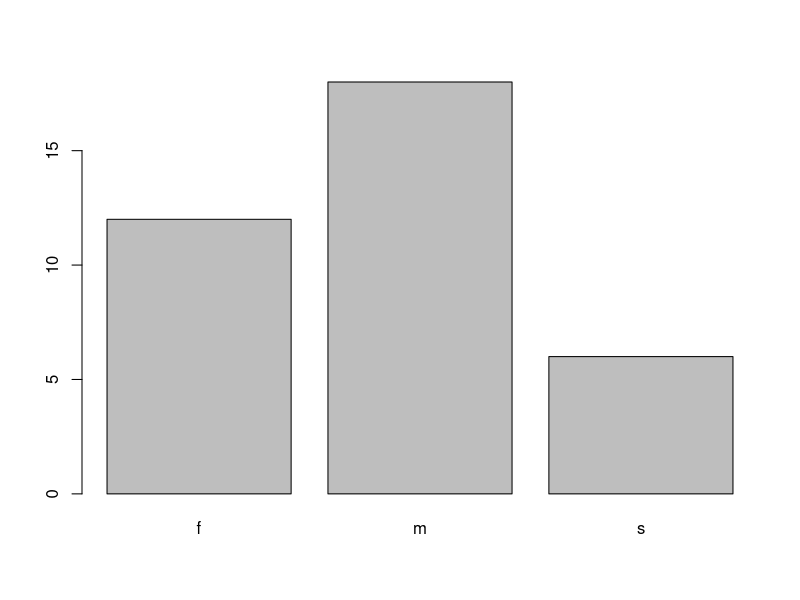
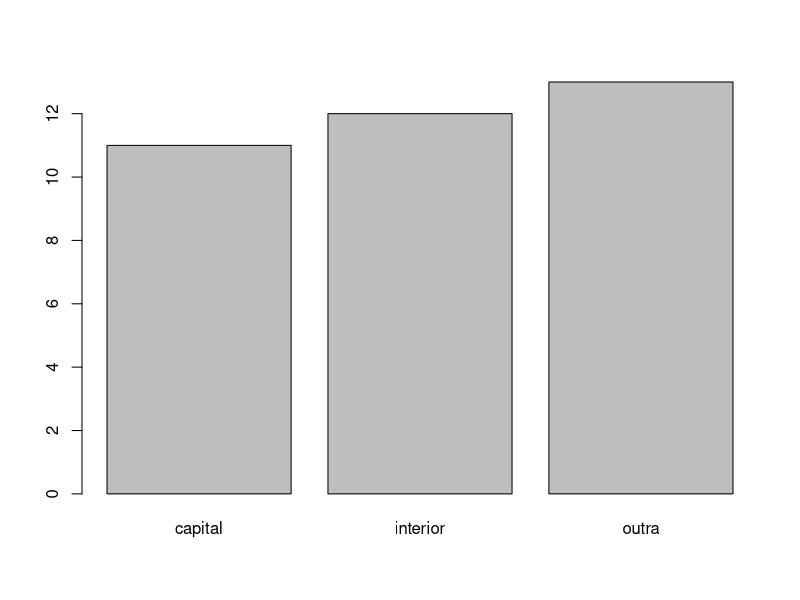
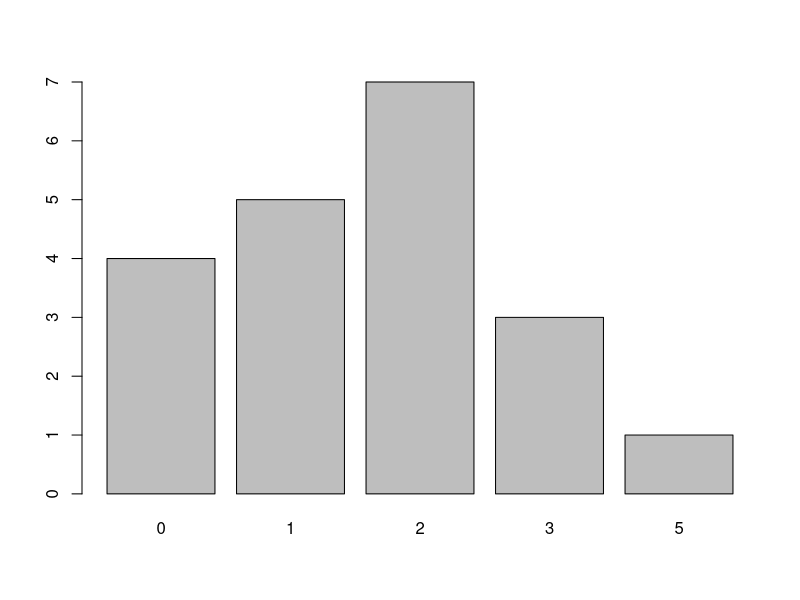
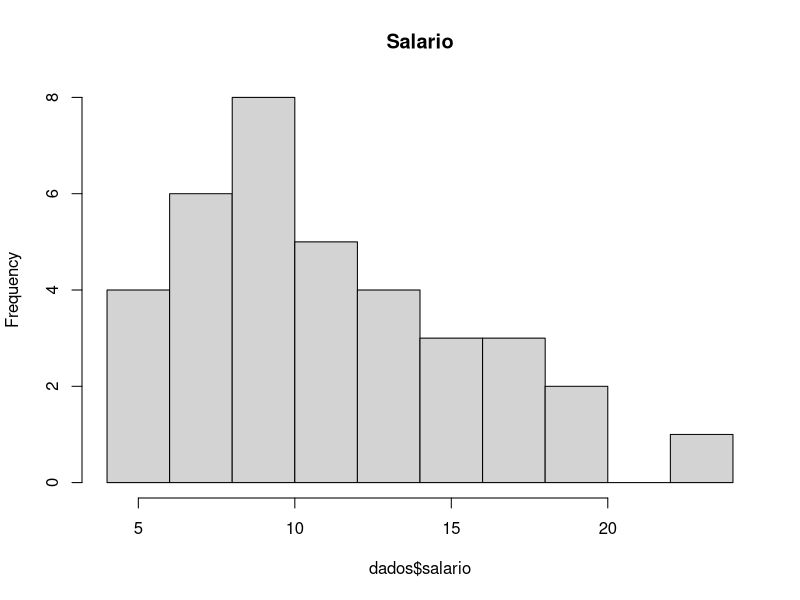
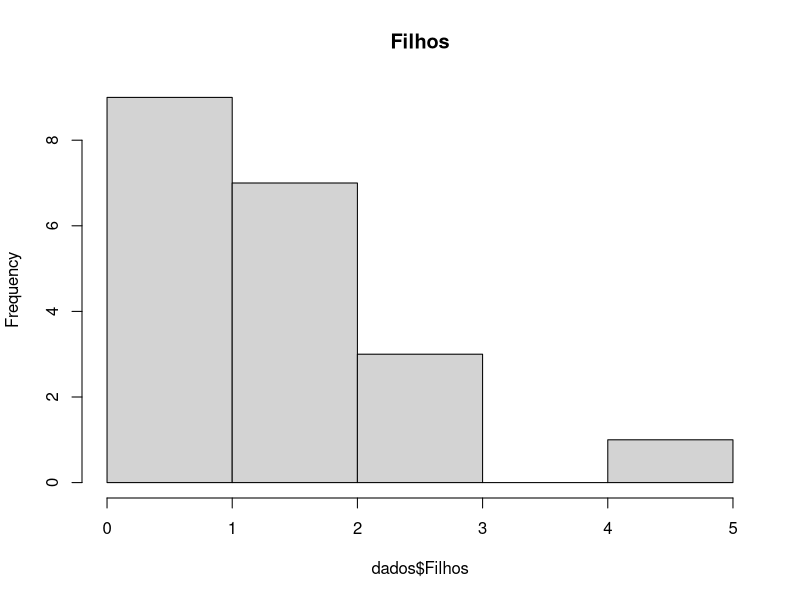
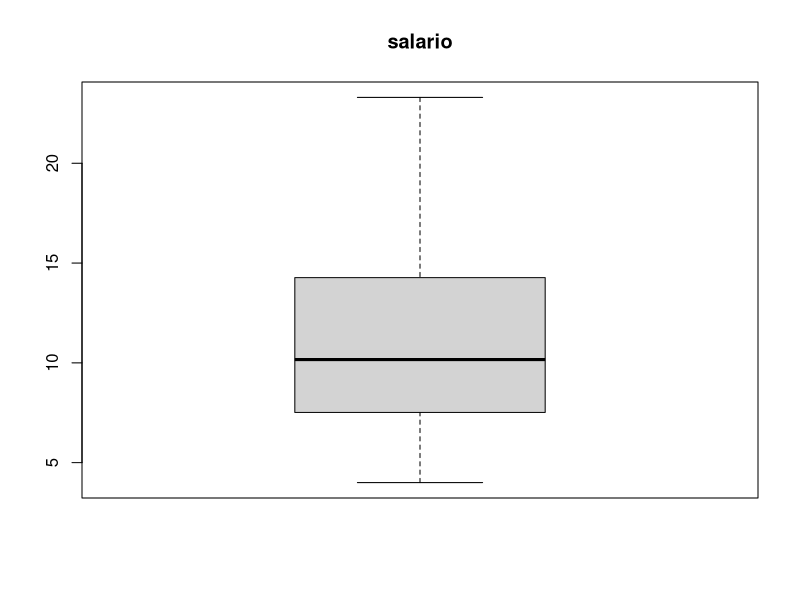
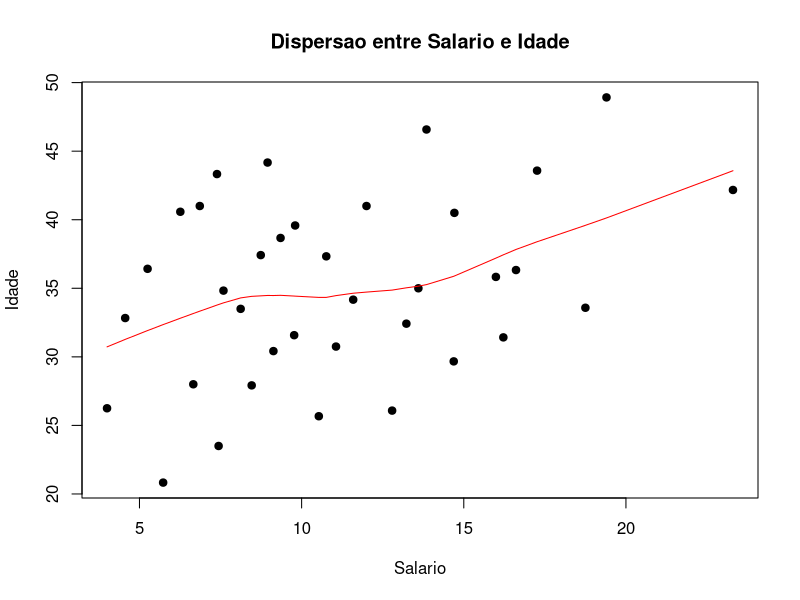
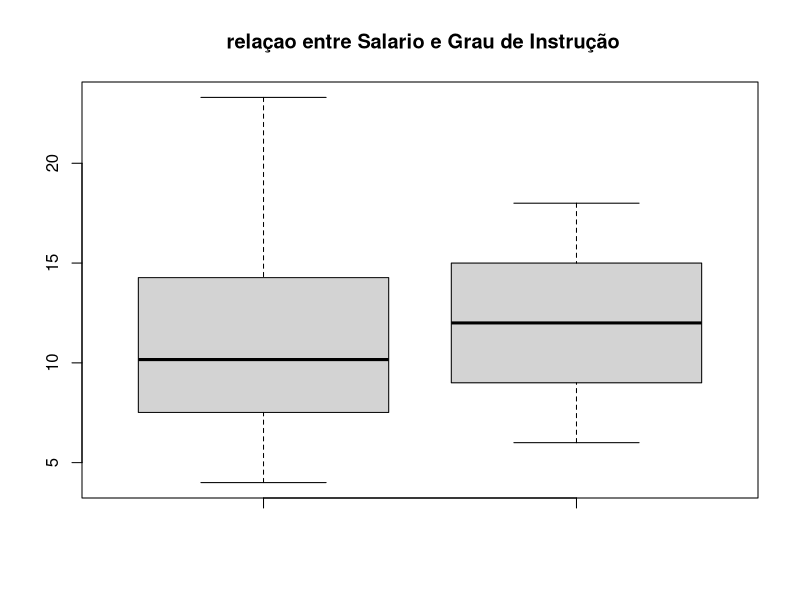

Write R code to recreate these figures, in order.
dados <- read.csv("DadosCiaMB.csv", header=TRUE,sep=";",dec=",")
attach(dados)# anexa conjunto de dados de modo a chamar as vari´aveis diretamente
instrucao <- table(dados$Instrucao)
regiao <- table(dados$procedencia)
filhos <- table(dados$Filhos)

barplot(instrucao)
barplot(regiao)
barplot(filhos)

hist(dados$salario, main = "Salario")
hist(dados$Filhos, main = "Filhos")

#salario
var(dados$salario)
median(dados$salario)
mean(dados$salario)

#filhos
var(na.omit(dados$Filhos))
median(na.omit(dados$Filhos))
mean(na.omit(dados$Filhos))

#idade 
var(dados$idade)
median(dados$idade)
mean(dados$idade)

#grafico salario
boxplot(dados$salario, main ="salario")

#relaçao entre Grau de instruçao e regiao de procedencia
cor(as.numeric(dados$Instrucao),as.numeric(dados$procedencia))
#proximo de 0  relaçao fraca

plot(dados$salario, dados$idade, main="Dispersao entre Salario e Idade", xlab="Salario", ylab="Idade", pch=19)
lines(lowess(dados$salario,dados$idade), col="red")

boxplot(dados$salario, as.numeric(table(dados$Instrucao)),  main=" relaçao entre Salario e Grau de Instrução")

